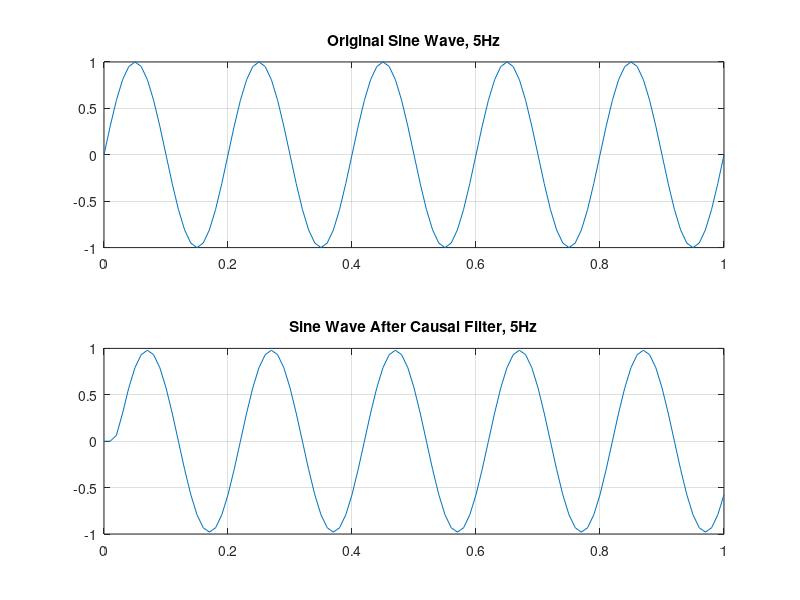
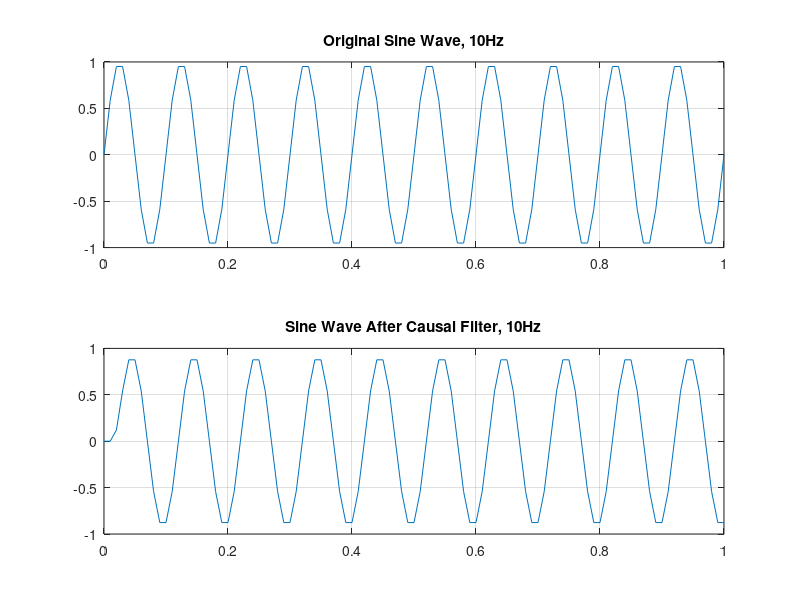
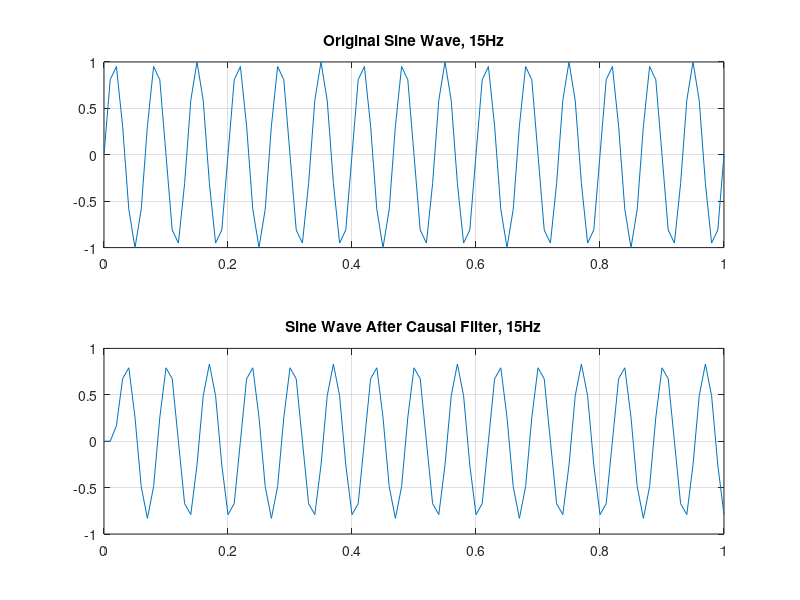
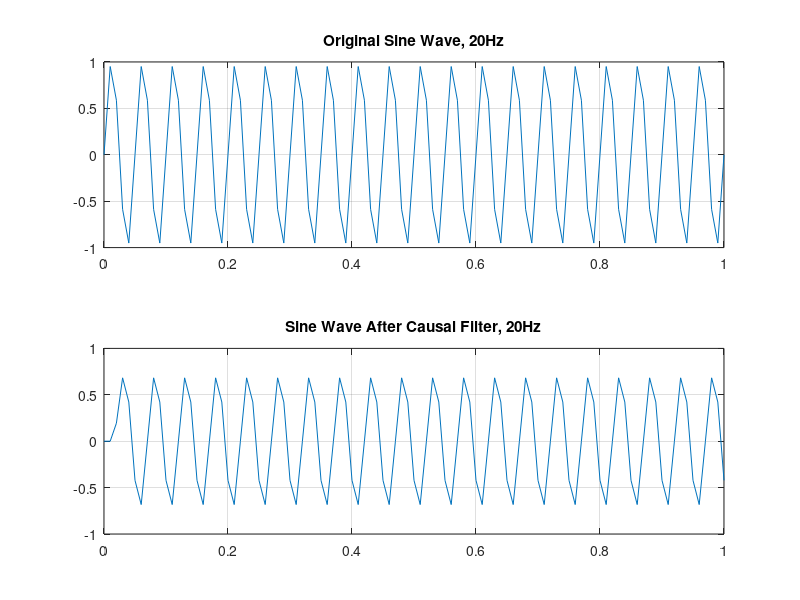

Write the MATLAB code that produced these figures, in order. (Note: this script raises an error after producing the figures.)
% Carlos Lazo
% ECE 503
% Homework #10
% Due: 04/05/10

%% 1) Zero-Phase Linear Filtering

clear all; close all; clc;

% Define all frequencies, filter order, and time vector
% based on the sampling rate.

Fc =  25;
Fs = 100;
N  = 4;
t  = 0.0 : 1/Fs : 1.0;

% Create 4th order (5 coefficient) lowpass filter.

b  = fir1(N,(Fc/(Fs/2)),'low');

% Create 5 sine waves at the given frequencies and filter:

f1 = 5; f2 = 10; f3 = 15; f4 = 20; f5 = 25;

s1 = sin(2*pi*f1.*t); y1 = filter(b,1,s1);
s2 = sin(2*pi*f2.*t); y2 = filter(b,1,s2);
s3 = sin(2*pi*f3.*t); y3 = filter(b,1,s3);
s4 = sin(2*pi*f4.*t); y4 = filter(b,1,s4);
s5 = sin(2*pi*f5.*t); y5 = filter(b,1,s5);

figure;
subplot(2,1,1)
plot(t, s1);
title('Original Sine Wave, 5Hz');
grid on;
subplot(2,1,2);
plot(t, y1);
title('Sine Wave After Causal Filter, 5Hz');
grid on

fprintf('\nPaused -----\n'); pause

close all;

figure;
subplot(2,1,1)
plot(t, s2);
title('Original Sine Wave, 10Hz');
grid on;
subplot(2,1,2);
plot(t, y2);
title('Sine Wave After Causal Filter, 10Hz');
grid on;

fprintf('\nPaused -----\n'); pause

close all;

figure;
subplot(2,1,1)
plot(t, s3);
title('Original Sine Wave, 15Hz');
grid on;
subplot(2,1,2);
plot(t, y3);
title('Sine Wave After Causal Filter, 15Hz');
grid on;

fprintf('\nPaused -----\n'); pause

close all;

figure;
subplot(2,1,1)
plot(t, s4);
title('Original Sine Wave, 20Hz');
grid on;
subplot(2,1,2);
plot(t, y4);
title('Sine Wave After Causal Filter, 20Hz');
grid on;

fprintf('\nPaused -----\n'); pause

close all;

figure;
subplot(2,1,1)
plot(t, s5);
title('Original Sine Wave, 25Hz');
grid on;
subplot(2,1,2);
plot(t, y5);
title('Sine Wave After Causal Filter, 25Hz');
grid on;

fprintf('\nPaused -----\n'); pause

close all;

% Now use filtfilt to see the new results:

y1_ff = filtfilt(b,1,s1);
y2_ff = filtfilt(b,1,s2);
y3_ff = filtfilt(b,1,s3);
y4_ff = filtfilt(b,1,s4);
y5_ff = filtfilt(b,1,s5);

figure;
subplot(2,1,1)
plot(t, s1);
title('Original Sine Wave, 5Hz');
grid on;
subplot(2,1,2);
plot(t, y1_ff);
title('Sine Wave After Using filtfilt(), 5Hz');
grid on

fprintf('\nPaused -----\n'); pause

close all;

figure;
subplot(2,1,1)
plot(t, s2);
title('Original Sine Wave, 10Hz');
grid on;
subplot(2,1,2);
plot(t, y2_ff);
title('Sine Wave After Using filtfilt(), 10Hz');
grid on;

fprintf('\nPaused -----\n'); pause

close all;

figure;
subplot(2,1,1)
plot(t, s3);
title('Original Sine Wave, 15Hz');
grid on;
subplot(2,1,2);
plot(t, y3_ff);
title('Sine Wave After Using filtfilt(), 15Hz');
grid on;

fprintf('\nPaused -----\n'); pause

close all;

figure;
subplot(2,1,1)
plot(t, s4);
title('Original Sine Wave, 20Hz');
grid on;
subplot(2,1,2);
plot(t, y4_ff);
title('Sine Wave After Using filtfilt(), 20Hz');
grid on;

fprintf('\nPaused -----\n'); pause

close all;

figure;
subplot(2,1,1)
plot(t, s5);
title('Original Sine Wave, 25Hz');
grid on;
subplot(2,1,2);
plot(t, y5_ff);
title('Sine Wave After Using filtfilt(), 25Hz');
grid on;

fprintf('\nPaused -----\n'); pause

close all;

%% 2 - Sample Rate Conversion

clear all; close all; clc;

% Define all frequencies and the given sine wave:

F  =  1;
Fs = 20;

t  = 0.0 : 1/Fs : 1.0;

x = sin(2*pi*F.*t);

% Upsample original signal:

I = 3;

x_up = HW10_upsample(x,I);

% Plot both the original signal and the upsampled signal:

figure;
subplot(2,1,1);

stem(x);
xlabel('Sample');
ylabel('Magnitude');
title('Original Signal');
grid on;

subplot(2,1,2);

stem(x_up);
xlabel('Sample');
ylabel('Magnitude');
title('Upsampled Signal, I = 3');
grid on;


%% 3) Hilbert Transformers

clear all; close all; clc;

% Define the filder order.

N = 20;

% Create the different Hilbert Transformers,
% and model the different cutoff frequencies.

b1 = firpm(N, [.1 .90], [1 1], 'Hilbert');
b2 = firpm(N, [.1 .93], [1 1], 'Hilbert');
b3 = firpm(N, [.1 .96], [1 1], 'Hilbert');
b4 = firpm(N, [.1 .99], [1 1], 'Hilbert');

[H1, w1] = freqz(b1, 1, 1024);
[H2, w2] = freqz(b2, 1, 1024);
[H3, w3] = freqz(b3, 1, 1024);
[H4, w4] = freqz(b4, 1, 1024);

% Plot all magnitude responses:

figure ('Name', 'Homework 10 - Hilbert Transformers');
subplot(2,2,1);

plot(w1,abs(H1));
xlabel('Frequency in radians');
ylabel('Magnitude');
title('Hilbert Transformer - Passband cutoff @ w = 0.90*pi');
grid on;

subplot(2,2,2);

plot(w2,abs(H2));
xlabel('Frequency in radians');
ylabel('Magnitude');
title('Hilbert Transformer - Passband cutoff @ w = 0.93*pi');
grid on;

subplot(2,2,3);

plot(w3,abs(H3));
xlabel('Frequency in radians');
ylabel('Magnitude');
title('Hilbert Transformer - Passband cutoff @ w = 0.96*pi');
grid on;

subplot(2,2,4);

plot(w4,abs(H4));
xlabel('Frequency in radians');
ylabel('Magnitude');
title('Hilbert Transformer - Passband cutoff @ w = 0.99*pi');
grid on;
